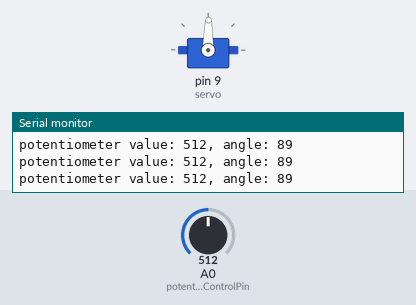
Simulated run of this sketch. Board: Arduino Uno, built with avr-gcc and run on an emulated ATmega328P. Shown: servo, the last lines printed to the serial monitor. The inputs (shaded band) are chosen by the test bench; at power-on: A0 (potentiometerControlPin) = 512.

Above: at 1.2 s.
1.3 s: A0 (potentiometerControlPin) set to 560
At 1.9 s:
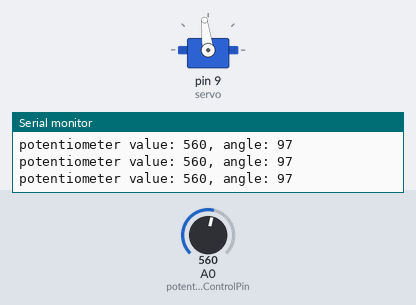
4.3 s: A0 (potentiometerControlPin) set to 581
At 5.5 s:
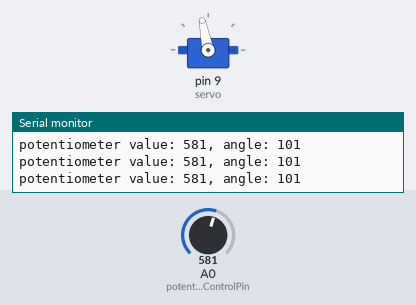
5.8 s: A0 (potentiometerControlPin) set to 306
At 6.6 s:
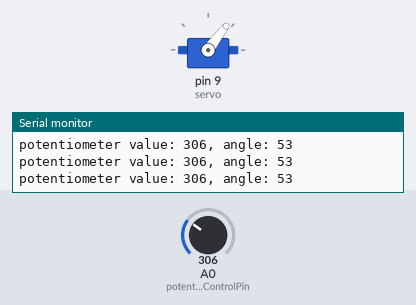
7.3 s: A0 (potentiometerControlPin) set to 107
At 7.8 s:
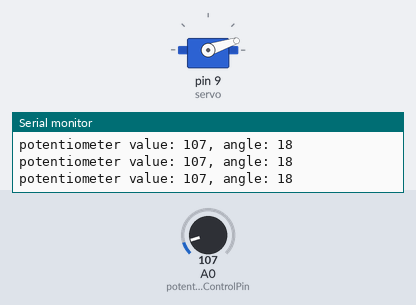
8.8 s: A0 (potentiometerControlPin) set to 93
At 10.1 s:
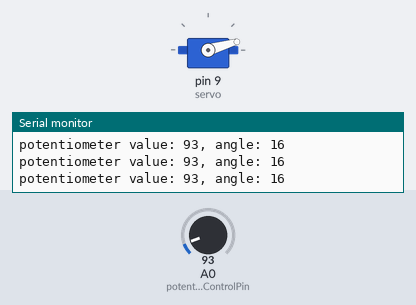
11.8 s: A0 (potentiometerControlPin) set to 716
At 12.3 s:
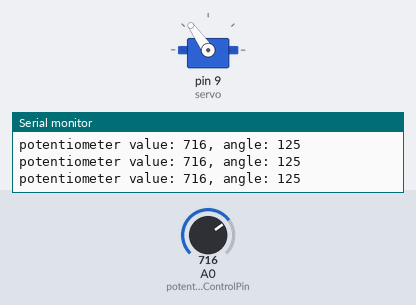
Timing chart, 0 to 14.3 s (numbered marks = the images above; inputs shaded):
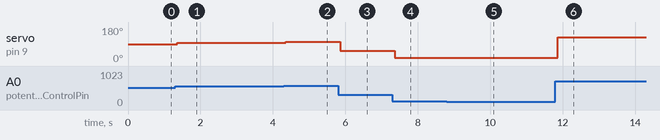

The sketch:

sketch.ino
```cpp
#include <Servo.h>

Servo servo;

const int potentiometerControlPin = A0;
int potentiometerValue;
int angle;

void setup() {
  servo.attach(9);

  Serial.begin(9600);
}

void loop() {
  potentiometerValue = analogRead(potentiometerControlPin);
  Serial.print("potentiometer value: ");
  Serial.print(potentiometerValue);

  angle = map(potentiometerValue, 0, 1023, 0, 179);
  Serial.print(", angle: ");
  Serial.println(angle);

  servo.write(angle);
  delay(15);
}
```

Measured:
- after the input at 1.3 s, servo on pin 9 (servo): 89° → 97° after 0.06 s
- after the input at 4.3 s, servo on pin 9 (servo): 97° → 101° after 0.06 s
- after the input at 5.8 s, servo on pin 9 (servo): 101° → 53° after 0.06 s
- after the input at 7.3 s, servo on pin 9 (servo): 53° → 18° after 0.06 s
- after the input at 8.8 s, servo on pin 9 (servo): 18° → 16° after 0.06 s
- after the input at 11.8 s, servo on pin 9 (servo): 16° → 125° after 0.06 s
